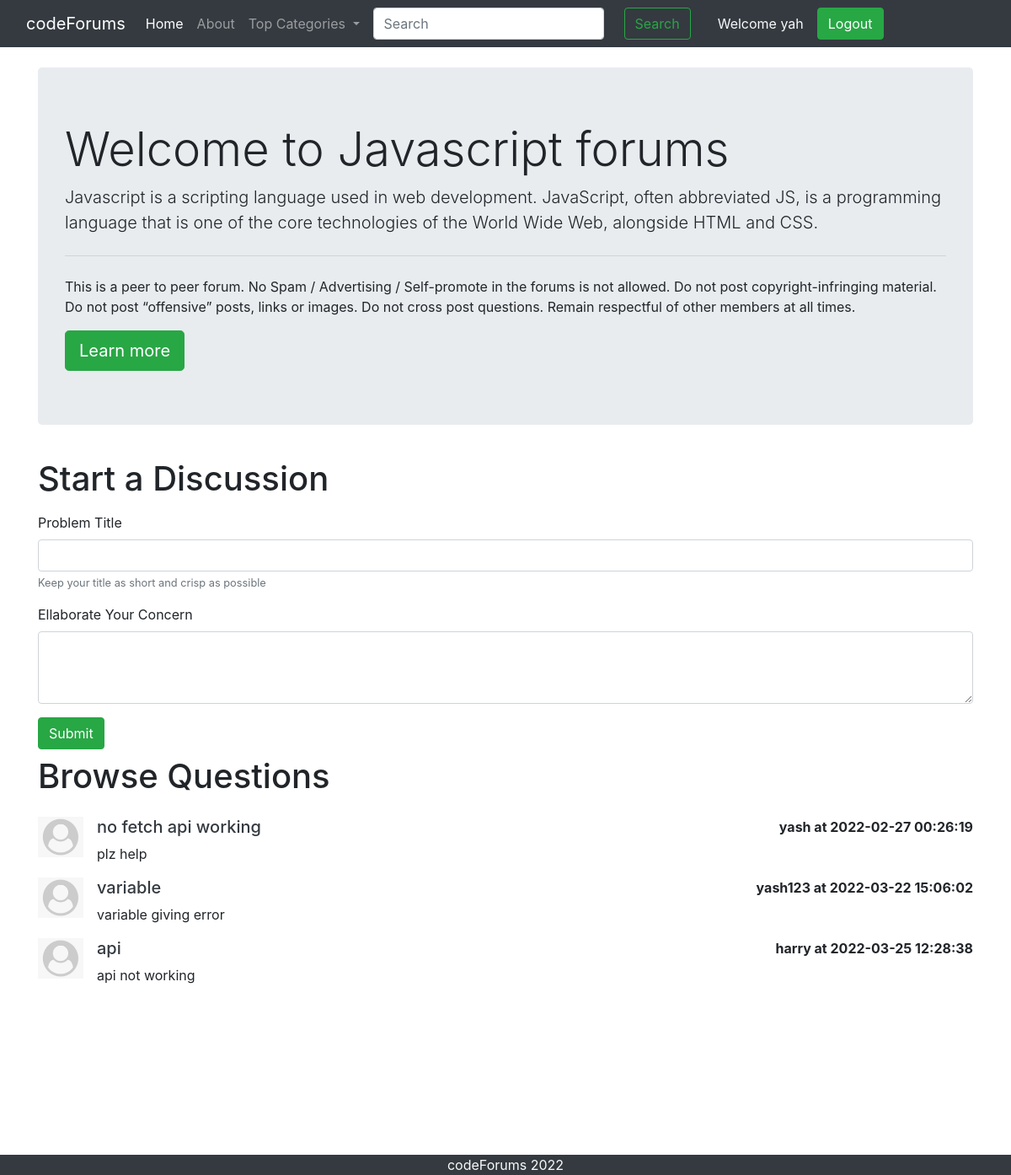
/threadlist.php?catid=2 (signed in), run on the app's committed database.
### tables this page shows
CREATE TABLE `categories` (
  `category_id` int(10) NOT NULL,
  `category_name` varchar(255) NOT NULL,
  `category_description` varchar(255) NOT NULL,
  `created` datetime NOT NULL
);

CREATE TABLE `threads` (
  `thread_id` int(7) NOT NULL,
  `thread_title` varchar(255) NOT NULL,
  `thread_desc` text NOT NULL,
  `thread_cat_id` int(7) NOT NULL,
  `thread_user_id` int(7) NOT NULL,
  `timestamp` datetime NOT NULL DEFAULT current_timestamp()
);

CREATE TABLE `users` (
  `sno` int(8) NOT NULL,
  `user_email` varchar(255) NOT NULL,
  `user_pass` varchar(255) NOT NULL,
  `timestamp` datetime NOT NULL DEFAULT current_timestamp()
);

### threadlist.php (the view, shortened to what this page needs)
<!doctype html>
<html lang="en">
<head>
    <link rel="stylesheet" href="https://stackpath.bootstrapcdn.com/bootstrap/4.5.0/css/bootstrap.min.css"
>
</head>
<body>
    <?php include '_dbconnect.php';?>
    <?php include '_header.php';?>
    <?php
    $id = $_GET['catid'];
    $sql = "SELECT * FROM `categories` WHERE category_id=$id";
    $result = mysqli_query($conn, $sql);
    while($row = mysqli_fetch_assoc($result)){
        $catname = $row['category_name'];
        $catdesc = $row['category_description'];
    }
    ?>
    <div class="container my-4">
        <div class="jumbotron">
            <h1 class="display-4">Welcome to <?php echo $catname;?> forums</h1>
            <p class="lead"> <?php echo $catdesc;?></p>
            <hr class="my-4">
            <p>This is a peer to peer forum. No Spam / Advertising / Self-promote in the forums is not allowed. Do not
                post copyright-infringing material. Do not post “offensive” posts, links or images. Do not cross post
                questions. Remain respectful of other members at all times.</p>
            <a class="btn btn-success btn-lg" href="#" role="button">Learn more</a>
        </div>
    </div>
    <?php
    if(isset($_SESSION['loggedin']) && $_SESSION['loggedin']==true){
    echo '<div class="container">
            <h1 class="py-2">Start a Discussion</h1>
            <form action="'. $_SERVER["REQUEST_URI"] . '" method="post">
                <div class="form-group">
                    <label for="exampleInputEmail1">Problem Title</label>
                    <input type="text" class="form-control" id="title" name="title" aria-describedby="emailHelp">
                    <small id="emailHelp" class="form-text text-muted">Keep your title as short and crisp as
                        possible</small>
                </div>
                <input type="hidden" name="sno" value="'. $_SESSION["sno"]. '">
                <div class="form-group">
                    <label for="exampleFormControlTextarea1">Ellaborate Your Concern</label>
                    <textarea class="form-control" id="desc" name="desc" rows="3"></textarea>
                </div>
                <button type="submit" class="btn btn-success">Submit</button>
            </form>
        </div>';
    }
    ?>
    <div class="container mb-5" id="ques">
        <h1 class="py-2">Browse Questions</h1>
    <?php
    $id = $_GET['catid'];
    $sql = "SELECT * FROM `threads` WHERE thread_cat_id=$id";
    $result = mysqli_query($conn, $sql);
    while($row = mysqli_fetch_assoc($result)){
        $id = $row['thread_id'];
        $title = $row['thread_title'];
        $desc = $row['thread_desc'];
        $thread_time = $row['timestamp'];
        $thread_user_id = $row['thread_user_id'];
        $sql2 = "SELECT user_email FROM `users` WHERE sno='$thread_user_id'";
        $result2 = mysqli_query($conn, $sql2);
        $row2 = mysqli_fetch_assoc($result2);
        echo '<div class="media my-3">
            <img src="user.png" width="54px" class="mr-3" alt="...">
            <div class="media-body">'.
             '<h5 class="mt-0"> <a class="text-dark" href="thread.php?threadid=' . $id. '">'. $title . ' </a></h5>
                '. $desc . ' </div>'.'<div class="font-weight-bold my-0"> ' . $row2['user_email']. ' at '. $thread_time. '</div>'.
        '</div>';
        }
    ?>
    </div>
    <?php include '_footer.php';?>
</body>
</html>

### threadlist.php (style rules this page uses)
#ques { min-height: 433px; }

### data on the page
categories: category_name "Javascript", category_description "Javascript is a scripting language used in web development. JavaScript, often abbreviated JS, is a programming language that is one of the core technologies of the World Wide Web, alongside HTML and CSS."
threads: thread_title "no fetch api working", thread_desc "plz help", users.user_email "yash", timestamp "2022-02-27 00:26:19"
threads: thread_title "variable", thread_desc "variable giving error", users.user_email "yash123", timestamp "2022-03-22 15:06:02"
threads: thread_title "api", thread_desc "api not working", users.user_email "harry", timestamp "2022-03-25 12:28:38"

### other printed values
$_SESSION['useremail'] "yah"
